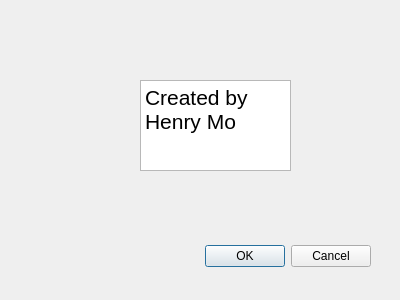
<?xml version="1.0" encoding="UTF-8"?>
<ui version="4.0">
 <class>credit_dialog</class>
 <widget class="QDialog" name="credit_dialog">
  <property name="geometry">
   <rect>
    <x>0</x>
    <y>0</y>
    <width>400</width>
    <height>300</height>
   </rect>
  </property>
  <property name="windowTitle">
   <string>Dialog</string>
  </property>
  <widget class="QDialogButtonBox" name="buttonBox">
   <property name="geometry">
    <rect>
     <x>30</x>
     <y>240</y>
     <width>341</width>
     <height>32</height>
    </rect>
   </property>
   <property name="orientation">
    <enum>Qt::Horizontal</enum>
   </property>
   <property name="standardButtons">
    <set>QDialogButtonBox::Cancel|QDialogButtonBox::Ok</set>
   </property>
  </widget>
  <widget class="QTextEdit" name="textEdit">
   <property name="geometry">
    <rect>
     <x>140</x>
     <y>80</y>
     <width>151</width>
     <height>91</height>
    </rect>
   </property>
   <property name="html">
    <string>&lt;!DOCTYPE HTML PUBLIC &quot;-//W3C//DTD HTML 4.0//EN&quot; &quot;http://www.w3.org/TR/REC-html40/strict.dtd&quot;&gt;
&lt;html&gt;&lt;head&gt;&lt;meta name=&quot;qrichtext&quot; content=&quot;1&quot; /&gt;&lt;meta charset=&quot;utf-8&quot; /&gt;&lt;style type=&quot;text/css&quot;&gt;
p, li { white-space: pre-wrap; }
hr { height: 1px; border-width: 0; }
&lt;/style&gt;&lt;/head&gt;&lt;body style=&quot; font-family:'Fira Sans'; font-size:10pt; font-weight:400; font-style:normal;&quot;&gt;
&lt;p style=&quot; margin-top:0px; margin-bottom:0px; margin-left:0px; margin-right:0px; -qt-block-indent:0; text-indent:0px;&quot;&gt;&lt;span style=&quot; font-size:16pt;&quot;&gt;Created by Henry Mo&lt;/span&gt;&lt;/p&gt;&lt;/body&gt;&lt;/html&gt;</string>
   </property>
  </widget>
 </widget>
 <resources/>
 <connections>
  <connection>
   <sender>buttonBox</sender>
   <signal>accepted()</signal>
   <receiver>credit_dialog</receiver>
   <slot>accept()</slot>
   <hints>
    <hint type="sourcelabel">
     <x>248</x>
     <y>254</y>
    </hint>
    <hint type="destinationlabel">
     <x>157</x>
     <y>274</y>
    </hint>
   </hints>
  </connection>
  <connection>
   <sender>buttonBox</sender>
   <signal>rejected()</signal>
   <receiver>credit_dialog</receiver>
   <slot>reject()</slot>
   <hints>
    <hint type="sourcelabel">
     <x>316</x>
     <y>260</y>
    </hint>
    <hint type="destinationlabel">
     <x>286</x>
     <y>274</y>
    </hint>
   </hints>
  </connection>
 </connections>
</ui>
